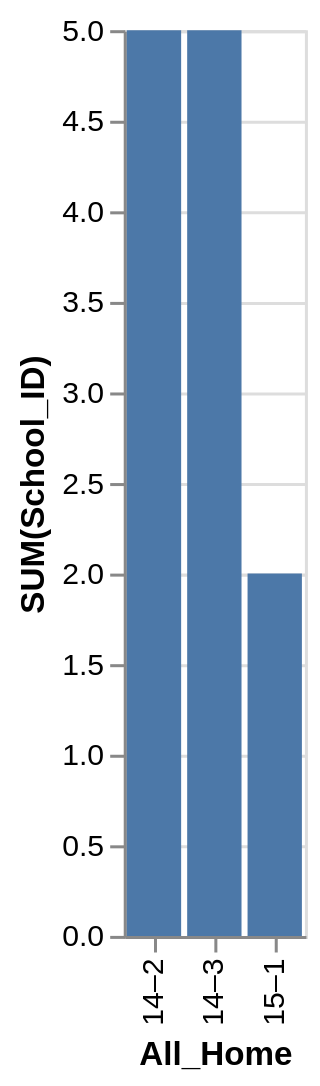

Express this chart as Vega-Lite.
### Vega-Lite specification from a JSON file in a GitHub repository (floating-point values rounded to 4 significant figures)
{"data": {"values": [{"x_data": "14–2", "y_data": 5}, {"x_data": "14–3", "y_data": 5}, {"x_data": "15–1", "y_data": 2}]}, "mark": "bar", "encoding": {"x": {"field": "x_data", "type": "nominal", "title": "All_Home", "sort": "ascending"}, "y": {"field": "y_data", "type": "quantitative", "title": "SUM(School_ID)"}}}
